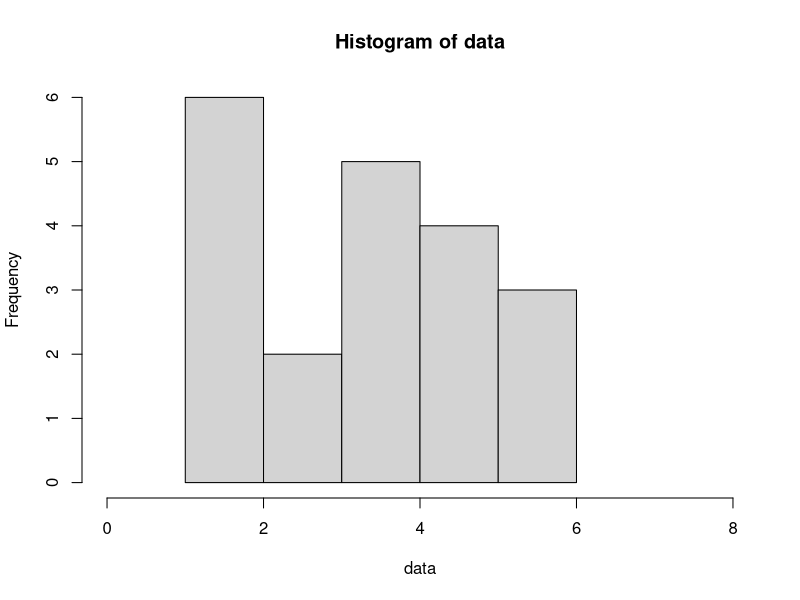

R code for this plot:
# Soal 2

#soal 2.a
x = 4
n = 20
p =0.20
dbinom(x, n, p)

#soal 2.b
data <- rbinom(20,20,0.2)
hist(data,
     xlim = c(0,8))

#soal 2.c
n = 20
p = 0.2
rataan= n * p
rataan

n = 20
p = 0.2
q = 1 - p
varian = n * p * q
varian
